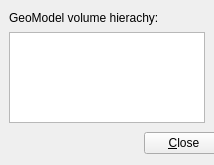
<?xml version="1.0" encoding="UTF-8"?>
<ui version="4.0">
 <class>GeoSysSettingsTreeBrowserForm</class>
 <widget class="QWidget" name="GeoSysSettingsTreeBrowserForm">
  <property name="geometry">
   <rect>
    <x>0</x>
    <y>0</y>
    <width>214</width>
    <height>165</height>
   </rect>
  </property>
  <property name="windowTitle">
   <string>Form</string>
  </property>
  <widget class="QLabel" name="label">
   <property name="geometry">
    <rect>
     <x>9</x>
     <y>9</y>
     <width>189</width>
     <height>17</height>
    </rect>
   </property>
   <property name="text">
    <string>GeoModel volume hierachy:</string>
   </property>
  </widget>
  <widget class="VP1GeoTreeView" name="treeView_volumebrowser">
   <property name="geometry">
    <rect>
     <x>9</x>
     <y>32</y>
     <width>196</width>
     <height>91</height>
    </rect>
   </property>
   <property name="selectionMode">
    <enum>QAbstractItemView::MultiSelection</enum>
   </property>
  </widget>
  <widget class="QWidget" name="layoutWidget">
   <property name="geometry">
    <rect>
     <x>10</x>
     <y>130</y>
     <width>214</width>
     <height>27</height>
    </rect>
   </property>
   <layout class="QGridLayout" name="gridLayout">
    <item row="0" column="1">
     <widget class="QPushButton" name="pushButton_close">
      <property name="text">
       <string>&amp;Close</string>
      </property>
     </widget>
    </item>
    <item row="0" column="0">
     <spacer>
      <property name="orientation">
       <enum>Qt::Horizontal</enum>
      </property>
      <property name="sizeHint" stdset="0">
       <size>
        <width>40</width>
        <height>20</height>
       </size>
      </property>
     </spacer>
    </item>
   </layout>
  </widget>
 </widget>
 <customwidgets>
  <customwidget>
   <class>VP1GeoTreeView</class>
   <extends>QTreeView</extends>
   <header>VP1GeometrySystems/VP1GeoTreeView.h</header>
  </customwidget>
 </customwidgets>
 <resources/>
 <connections/>
</ui>
